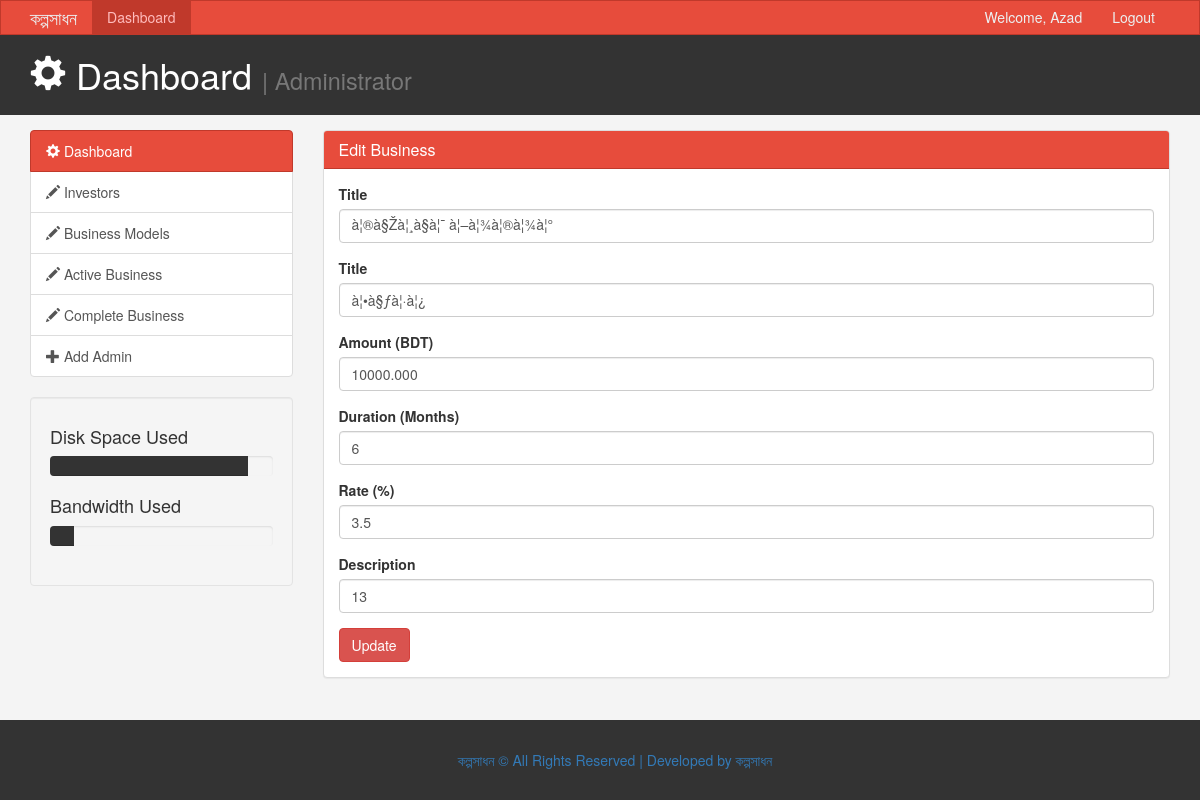
/admin/businessedit.php?business_id=6 (signed in), run on the app's committed database.
### tables this page shows
CREATE TABLE `businesses` (
  `business_id` int(11) NOT NULL,
  `title` varchar(150) NOT NULL,
  `catagory` varchar(50) NOT NULL,
  `borrower_id` int(11) NOT NULL,
  `fund_amount` decimal(10,3) NOT NULL,
  `description` varchar(255) DEFAULT NULL,
  `duration` int(10) NOT NULL,
  `rate` decimal(3,1) DEFAULT NULL
);

### admin/businessedit.php (the view, shortened to what this page needs)
<?php
include 'connection.php';
?>
<!DOCTYPE html>
<html lang="en">
  <head>
    <link href="bootstrap-3.3.7/css/bootstrap.min.css" rel="stylesheet">
    <link href="bootstrap-3.3.7/css/dataTables.bootstrap.min.css" rel="stylesheet">
    <link href="css/style.css" rel="stylesheet">
  </head>
  <body>
    <nav class="navbar navbar-default">
      <div class="container">
        <div class="navbar-header">
          <a class="navbar-brand" href="http://localhost/kolposadhonProject/index.php">কল্পসাধন</a>
        </div>
        <div id="navbar" class="collapse navbar-collapse">
          <ul class="nav navbar-nav">
            <li class="active"><a href="dashboard.php">Dashboard</a></li>
          </ul>
          <ul class="nav navbar-nav navbar-right">
            <li><a href="#">Welcome, <?php echo $_SESSION['lastName']?></a></li>
            <li><a href="?action=logout">Logout</a></li>
          </ul>
        </div>
      </div>
    </nav>
    <header id="header">
      <div class="container">
        <div class="row">
          <div class="col-md-10">
            <h1><span class="glyphicon glyphicon-cog" aria-hidden="true"></span> Dashboard <small> | Administrator</small></h1>
      </div>
    </header>
    <section id="main">
      <div class="container">
        <div class="row">
          <div class="col-md-3">
            <div class="list-group">
              <a href="dashboard.php" class="list-group-item active main-color-bg">
                <span class="glyphicon glyphicon-cog" aria-hidden="true"></span> Dashboard
              </a>
              <a href="investors.php" class="list-group-item"><span class="glyphicon glyphicon-pencil" aria-hidden="true"></span> Investors <span class="badge"></span></a>
			  <a href="businesses.php" class="list-group-item"><span class="glyphicon glyphicon-pencil" aria-hidden="true"></span> Business Models <span class="badge"></span></a>
			  <a href="active-businesses.php" class="list-group-item"><span class="glyphicon glyphicon-pencil" aria-hidden="true"></span> Active Business <span class="badge"></span></a>
			  <a href="complete-business.php" class="list-group-item"><span class="glyphicon glyphicon-pencil" aria-hidden="true"></span> Complete Business <span class="badge"></span></a>
              <a href="adminadd.php?msg" class="list-group-item"><span class="glyphicon glyphicon-plus" aria-hidden="true"></span> Add Admin <span class="badge"></span></a>
            </div>
            <div class="well">
              <h4>Disk Space Used</h4>
              <div class="progress">
                  <div class="progress-bar" role="progressbar" aria-valuenow="60" aria-valuemin="0" aria-valuemax="100" style="width: 89%;">
              </div>
            </div>
            <h4>Bandwidth Used </h4>
            <div class="progress">
                <div class="progress-bar" role="progressbar" aria-valuenow="40" aria-valuemin="0" aria-valuemax="100" style="width: 11%;">
            </div>
          </div>
            </div>
          </div>
		<?php  if (isset($_GET['business_id'])) {
    	$id = $_GET['business_id'];
		$sql = "SELECT title, catagory, fund_amount, duration, rate, description FROM businesses WHERE business_id='$id'";
        $result = $conn->query($sql);
		if ($result->num_rows > 0)
		{
			$row = $result->fetch_assoc();
		}
}?>
		  <div class="col-md-9">
    <div class="panel panel-default">
      <div class="panel-heading main-color-bg">
        <h3 class="panel-title">Edit Business</h3>
      </div>
      <div class="panel-body">
        <form action="?business_id=<?php echo $id; ?>" method="post">
		  <div class="form-group">
            <label>Title</label>
            <input type="text" name="title" class="form-control" value="<?php echo $row['title']; ?>">
          </div>
		  <div class="form-group">
            <label>Title</label>
            <input type="text" name="catagory" class="form-control" value="<?php echo $row['catagory']; ?>">
          </div>
          <div class="form-group">
            <label>Amount (BDT)</label>
            <input type="number" name="amount" class="form-control" value="<?php echo $row['fund_amount']; ?>">
          </div>
          <div class="form-group">
            <label>Duration (Months)</label>
            <input type="number" name="duration" class="form-control" value="<?php echo $row['duration']; ?>">
          </div>
		  <div class="form-group">
            <label>Rate (%)</label>
            <input type="text" name="rate" class="form-control" value="<?php echo $row['rate']; ?>">
          </div>
		  <div class="form-group">
            <label>Description</label>
            <input type="text" name="description" class="form-control" value="<?php echo $row['description']; ?>">
          </div>
          <input type="submit" class="btn btn-danger" value="Update">
        </form>
      </div>
      </div>
  </div>
          </div>
        </div>
    </section>
    <footer id="footer" style="width: 100%; left: 0; bottom: 0; position: fixed;">
	<div class="container">
      <a href="../index.php" target="_blank">কল্পসাধন ©  All Rights Reserved  |  Developed by কল্পসাধন </a>
	</div>
    </footer>
  </body>
</html>

### admin/css/style.css (style rules this page uses)
body { background:#f4f4f4; }
.navbar { min-height: 33px !important; margin-bottom:0; border-radius:0; }
.navbar-nav > li > a, .navbar-brand { padding-top:6px !important; padding-bottom:0 !important; height: 33px; }
.navbar-default { background-color: #e74c3c; border-color: #c0392b; }
.navbar-default .navbar-brand { color: #ecf0f1; }
.navbar-default .navbar-nav > li > a { color: #ecf0f1; }
.navbar-default .navbar-nav > .active > a, .navbar-default .navbar-nav > .active > a:hover, .navbar-default .navbar-nav > .active > a:focus { color: #ffbbbc; background-color: #c0392b; }
.navbar-default .navbar-collapse, .navbar-default .navbar-form { border-color: #ecf0f1; }
.main-color-bg { background-color: #e74c3c !important; border-color: #c0392b !important; color:#ffffff !important; }
#header { background:#333333; color:#ffffff; padding-bottom: 10px; margin-bottom: 15px; }
.progress-bar { background:#333333; color:#ffffff; }
#footer { background:#333333; color:#ffffff; text-align:center; padding:30px; margin-top:30px; }

### data on the page
businesses: title "à¦®à§Žà¦¸à§à¦¯ à¦–à¦¾à¦®à¦¾à¦°", catagory "à¦•à§ƒà¦·à¦¿", amount "10000.000", duration "6", rate "3.5", description "13"

### other printed values
$_SESSION['lastName'] "Azad"
